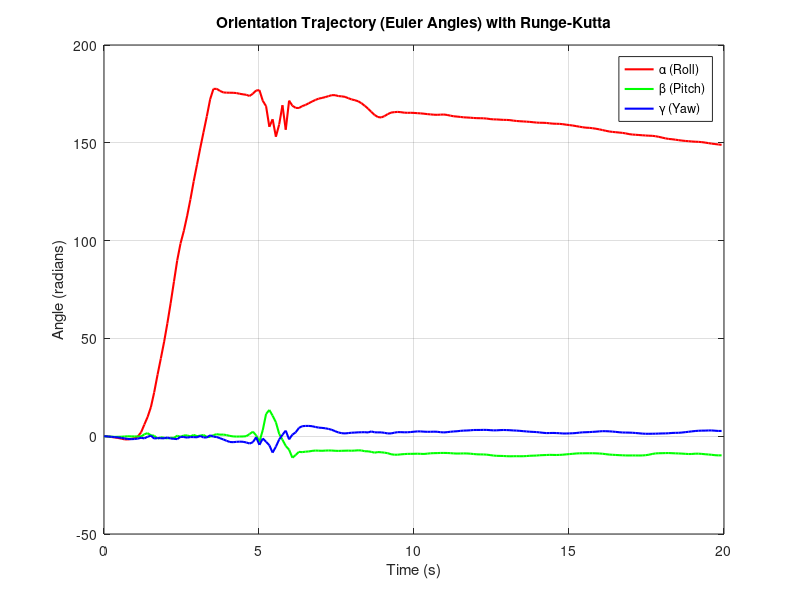

This figure's MATLAB source:
% Load sensor data
data = load('filtered_data.txt'); % Adjust the file name if needed

% Extract time and rate-gyro data
time = data(:, 1) * 1e-6; % Convert time from microseconds to seconds
w_x = data(:, 5); % Angular velocity along x-axis
w_y = data(:, 6); % Angular velocity along y-axis
w_z = data(:, 7); % Angular velocity along z-axis
a_x = data(:, 2); % Accelerometer x-axis
a_y = data(:, 3); % Accelerometer y-axis
a_z = data(:, 4); % Accelerometer z-axis

% Step 1: Compute initial orientation using the accelerometer (assuming no initial rotation)
% Normalize accelerometer data to find initial pitch and roll
acc_mag = sqrt(a_x(1)^2 + a_y(1)^2 + a_z(1)^2);
ax = a_x(1) / acc_mag;
ay = a_y(1) / acc_mag;
az = a_z(1) / acc_mag;

% Initial roll (alpha) and pitch (beta) from accelerometer
alpha = atan2(ay, az);  % Roll
beta = atan2(-ax, sqrt(ay^2 + az^2)); % Pitch
gamma = 0; % Assume initial yaw (gamma) is 0

% Step 2: Initialize arrays to store Euler angles over time
alpha_vals = zeros(size(time));
beta_vals = zeros(size(time));
gamma_vals = zeros(size(time));

% Store initial values
alpha_vals(1) = alpha;
beta_vals(1) = beta;
gamma_vals(1) = gamma;

% Step 3: Runge-Kutta integration loop for computing Euler angles
for i = 1:length(time)-1
    % Time step
    dt = time(i+1) - time(i);

    % Rotation matrix R (Euler Angles: Roll-Pitch-Yaw)
    R = [
        1, sin(alpha)*tan(beta), cos(alpha)*tan(beta); 
        0, cos(alpha), -sin(alpha);
        0, sin(alpha)/cos(beta), cos(alpha)/cos(beta)
    ];

    % Angular velocity vector
    omega = [w_x(i); w_y(i); w_z(i)];

    % Compute angular velocity in Euler angle space (derivatives)
    omega_euler = R \ omega; % Solve for angular velocity in Euler angle space
    alpha_dot = omega_euler(1);
    beta_dot = omega_euler(2);
    gamma_dot = omega_euler(3);

    % Step 4: Runge-Kutta integration (RK4 method)
    
    % First estimate (k1)
    k1_alpha = alpha_dot;
    k1_beta = beta_dot;
    k1_gamma = gamma_dot;

    % Second estimate (k2)
    k2_alpha = alpha_dot + 0.5 * k1_alpha * dt;
    k2_beta = beta_dot + 0.5 * k1_beta * dt;
    k2_gamma = gamma_dot + 0.5 * k1_gamma * dt;

    % Third estimate (k3)
    k3_alpha = alpha_dot + 0.5 * k2_alpha * dt;
    k3_beta = beta_dot + 0.5 * k2_beta * dt;
    k3_gamma = gamma_dot + 0.5 * k2_gamma * dt;

    % Fourth estimate (k4)
    k4_alpha = alpha_dot + k3_alpha * dt;
    k4_beta = beta_dot + k3_beta * dt;
    k4_gamma = gamma_dot + k3_gamma * dt;

    % Compute final updates (weighted average)
    alpha = alpha + (dt / 6) * (k1_alpha + 2 * k2_alpha + 2 * k3_alpha + k4_alpha);
    beta = beta + (dt / 6) * (k1_beta + 2 * k2_beta + 2 * k3_beta + k4_beta);
    gamma = gamma + (dt / 6) * (k1_gamma + 2 * k2_gamma + 2 * k3_gamma + k4_gamma);

    % Store the Euler angles at each time step
    alpha_vals(i+1) = alpha;
    beta_vals(i+1) = beta;
    gamma_vals(i+1) = gamma;
end

% Step 5: Plot Euler angles over time
figure;
plot(time, alpha_vals, 'r', 'LineWidth', 1.5); hold on;
plot(time, beta_vals, 'g', 'LineWidth', 1.5);
plot(time, gamma_vals, 'b', 'LineWidth', 1.5);
xlabel('Time (s)');
ylabel('Angle (radians)');
title('Orientation Trajectory (Euler Angles) with Runge-Kutta');
legend('\alpha (Roll)', '\beta (Pitch)', '\gamma (Yaw)');
grid on;
hold off;
